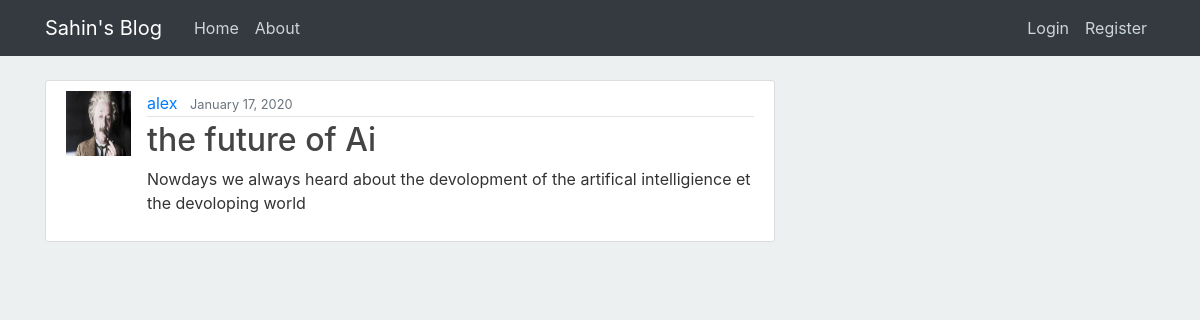
The page /post/8/ on the database its author committed.
### blog/models.py (models this page shows, shortened)
class Post(models.Model):
	title=models.CharField(max_length=100)
	content=models.TextField()
	date_posted=models.DateTimeField(default=timezone.now)
	author=models.ForeignKey(User,on_delete=models.CASCADE)

### users/models.py (models this page shows, shortened)
class Profile(models.Model):
	user=models.OneToOneField(User, on_delete= models.CASCADE)
	image=models.ImageField(default='default.jpg', upload_to='profile_pics')

### blog/views.py (the view)
# urls.py: path('post/<int:pk>/', PostDetailView.as_view(), name='post-detail'),
class PostDetailView(DetailView):
	model=Post

### blog/templates/blog/post_detail.html (shortened to what this page needs)
{% extends "blog/base.html" %}
{%block content%}
  <article class="media content-section">
      <img class="rounded- circle article-img" src="{{post.author.profile.image.url}}">
      <div class="media-body">
        <div class="article-metadata">
          <a class="mr-2" href="#">{{ object.author }}</a>
          <small class="text-muted">{{ object.date_posted |date:"F d, Y" }}</small>
        </div>
        <h2><a class="article-title" href="{% url  'post-update' post.id %}">{{ object.title }}</a></h2>
        <p class="article-content">{{ object.content }}</p>
      </div>
  </article>
{%endblock content%}

### blog/static/blog/main.css (style rules this page uses)
body { background: #edf0f1; color: #333333; margin-top: 5rem; }
.content-section { background: #ffffff; padding: 10px 20px; border: 1px solid #dddddd; border-radius: 3px; margin-bottom: 20px; }
.article-title { color: #444444; }
.article-content { white-space: pre-line; }
.article-img { height: 65px; width: 65px; margin-right: 16px; }
.article-metadata { padding-bottom: 1px; margin-bottom: 4px; border-bottom: 1px solid #e3e3e3; }

### rows shown on the page
Post: author.profile.image (picture), author "alex", date_posted "January 17, 2020", title "the future of Ai", content "Nowdays we always heard about the devolopment of the artifical intelligience et the devoloping world"
